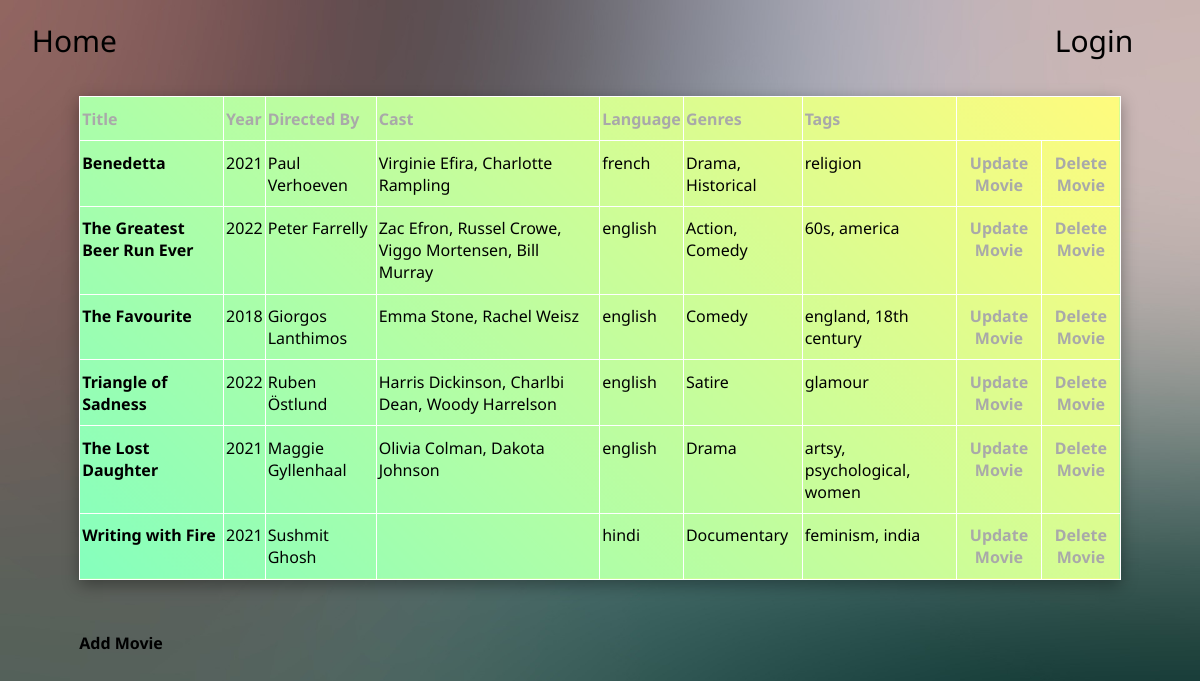
The page / on the database its author committed.
### tables this page shows
CREATE TABLE `movies` (
  `movieID` int(4) NOT NULL,
  `title` varchar(50) NOT NULL,
  `year` int(4) NOT NULL
);

CREATE TABLE `directors` (
  `directorID` int(11) NOT NULL,
  `directorname` varchar(20) NOT NULL
);

CREATE TABLE `actors` (
  `actorID` int(4) NOT NULL,
  `actorname` varchar(20) NOT NULL
);

CREATE TABLE `movielanguages` (
  `languageFK` int(4) NOT NULL,
  `movieFK` int(4) NOT NULL
);

CREATE TABLE `language` (
  `languageID` int(4) NOT NULL,
  `languagename` varchar(10) NOT NULL
);

CREATE TABLE `genres` (
  `genreID` int(4) NOT NULL,
  `genrename` varchar(20) NOT NULL
);

CREATE TABLE `tags` (
  `tagID` int(4) NOT NULL,
  `tagname` varchar(20) NOT NULL
);

### php/home.php (called while the page is built)
<?php
include("movielist.php");
?>

### php/movielist.php (the view, shortened to what this page needs)
<?php
echo "<div class='container'>";
echo "<table class='table'>";
echo "<tr class='tablehead'>";
echo "<th>Title</th>";
echo "<th>Year</th>";
echo "<th>Directed By</th>";
echo "<th>Cast</th>";
echo "<th>Language</th>";
echo "<th>Genres</th>";
echo "<th>Tags</th>";
echo "</tr>";
$responseTitle = mysqli_query($link,
"select * from movies "
);
while($dataTitle = mysqli_fetch_array($responseTitle))
 {
	echo "<tr>";
	echo "<td class='title' name=".$dataTitle["title"].">".$dataTitle["title"]."</td>";
	echo "<td>".$dataTitle["year"]."</td>";
	$responseDir = mysqli_query($link,
	"select * from moviedirectedby JOIN directors
	ON
	moviedirectedby.movieFK =". $dataTitle["movieID"]."
	AND
	moviedirectedby.directorFK = directors.directorID");
	$dirname = [];
	while($dataDir = mysqli_fetch_array($responseDir))
	{
		$dirname[] = "<span>".$dataDir["directorname"]."</span>";
	}
	echo "<td>".implode(", ", $dirname)." "."</td>";
	$responseAct = mysqli_query($link,
	"select * from cast JOIN actors
	ON
	cast.movieFK =". $dataTitle["movieID"]."
	AND
	cast.actorFK = actors.actorID");
	$cast = [];
	while($dataAct = mysqli_fetch_array($responseAct))
	{
		$cast[] = "<span>".$dataAct["actorname"]."</span>";
	}
	echo "<td>".implode(", ", $cast)." "."</td>";
	$responseLan = mysqli_query($link,
	"select * from movielanguages JOIN language
	ON
	movielanguages.movieFK = ". $dataTitle["movieID"]."
	AND
	movielanguages.languageFK = language.languageID");
	while($dataLan = mysqli_fetch_array($responseLan))
	{
		echo "<td>".$dataLan["languagename"]." "."</td>";
	}
	$responseGen = mysqli_query($link,
	"select * from moviegenres JOIN genres
	ON
	moviegenres.movieFK = ". $dataTitle["movieID"]."
	AND
	moviegenres.genreFK = genres.genreID");
	$genres = [];
	while($dataGen = mysqli_fetch_array($responseGen))
	{
		$genres [] = "<span>".$dataGen["genrename"]."</span>";
	}
	echo "<td>".implode(", ", $genres)." "."</td>";
	$responseTag = mysqli_query($link,
	"select * from movietags JOIN tags
	ON
	movietags.movieFK = ". $dataTitle["movieID"]."
	AND
	movietags.tagFK = tags.tagID");
	$tags = [];
	while($dataTag = mysqli_fetch_array($responseTag))
	{
		$tags [] = "<span>".$dataTag["tagname"]."</span>";
	}
	echo "<td>".implode(", ", $tags)." "."</td>";
	echo "<td class='link'><a href='?seite=admin&unterseite=update_movie&id=".$dataTitle['movieID']."'>Update Movie</a></td>";
	echo "<td class='link'><a href='?seite=admin&unterseite=delete_movie&id=".$dataTitle['movieID']."'>Delete Movie</a></td>";
 }
echo "</table>";
echo '<div class="nav2"><a href="?seite=admin&unterseite=new_movie">Add Movie</a></div>';
echo "</div>";
?>

### index.php (shortened to what this page needs)
<html>
<head>
	<link rel="stylesheet" href="css/style.css" />
</head>
<body>
<header>
	<nav>
	<a href="?seite=home">Home</a>
	<?php
	if(isset($_SESSION["loggedin"]))
	{
		echo '<a href="?seite=logout">Logout</a>';
	}
	else
	{
		echo '<a href="?seite=login">Login</a>';
	}
?>
	</nav>
</header>
<main>
<?php
switch($_GET["seite"])
{
	case "home":
		include("php/home.php");
	break;
}
?>
</main>
</body>
</html>

### css/style.css (style rules this page uses)
body { display: block; margin: 8px; font-family: 'Noto Sans', sans-serif; color: black; background-image: url('background4.jpg'); background-repeat: no-repeat; background-size: cover; }
nav { font-size: 30px; display: flex; width: 100%; padding: 1% 2%; margin-bottom: 2%; justify-content: space-between; }
nav > a { width: 10%; }
table { caption-side: bottom; border-collapse: collapse; text-indent: initial; white-space: normal; line-height: normal; font-weight: normal; font-size: medium; font-style: normal; color: black; text-align: start; border-spacing: 2px; background-image: linear-gradient(45deg, #85FFBD 0%, #FFFB7D 100%); font-variant: normal; }
table, tbody, td, tfoot, th, thead, tr { border-color: white; border-style: solid; border-width: 0.2px; }
tr { display: table-row; vertical-align: inherit; border-color: inherit; }
th { height: 15px; text-align: start; font-weight: 700; padding: 1% 2px 1% 2px; }
td { height: 30px; max-width: 6%; padding: 1% 2px 1% 2px; }
a { text-decoration: none; color: black; }
main { display: block; }
.link { text-align: center; }
.link a { color: darkgrey; font-weight: bold; }
.container { --bs-gutter-x: 1.5rem; --bs-gutter-y: 0; width: 90%; padding-right: calc(var(--bs-gutter-x) * .5); padding-left: calc(var(--bs-gutter-x) * .5); margin-right: auto; margin-left: auto; }
.table { width: 100%; vertical-align: top; border-spacing: 1px; box-shadow: rgba(0, 0, 0, 0.35) 0px 5px 15px; }
.tablehead { color: darkgrey; }
.title { font-weight: bold; }
.nav2 { margin-top: 5%; display: flex; justify-content: space-between; }
.nav2 a { font-weight: bold; }

### rows shown on the page
movies: title "Benedetta", year "2021", directors.directorname "Paul Verhoeven", actors.actorname "Virginie Efira Charlotte Rampling", cast ",", genres.genrename "Drama Historical", genres ",", tags.tagname "religion"
movielanguages: languageFK.languagename "french"
movies: title "The Greatest Beer Run Ever", year "2022", directors.directorname "Peter Farrelly", actors.actorname "Zac Efron Russel Crowe Viggo Mortensen Bill Murray", cast ", , ,", genres.genrename "Action Comedy", genres ",", tags.tagname "60s america", tags ","
movielanguages: languageFK.languagename "english"
movies: title "The Favourite", year "2018", directors.directorname "Giorgos Lanthimos", actors.actorname "Emma Stone Rachel Weisz", cast ",", genres.genrename "Comedy", tags.tagname "england 18th century", tags ","
movielanguages: languageFK.languagename "english"
movies: title "Triangle of Sadness", year "2022", directors.directorname "Ruben Östlund", actors.actorname "Harris Dickinson Charlbi Dean Woody Harrelson", cast ", ,", genres.genrename "Satire", tags.tagname "glamour"
movielanguages: languageFK.languagename "english"
movies: title "The Lost Daughter", year "2021", directors.directorname "Maggie Gyllenhaal", actors.actorname "Olivia Colman Dakota Johnson", cast ",", genres.genrename "Drama", tags.tagname "artsy psychological women", tags ", ,"
movielanguages: languageFK.languagename "english"
movies: title "Writing with Fire", year "2021", directors.directorname "Sushmit Ghosh", genres.genrename "Documentary", tags.tagname "feminism india", tags ","
movielanguages: languageFK.languagename "hindi"
